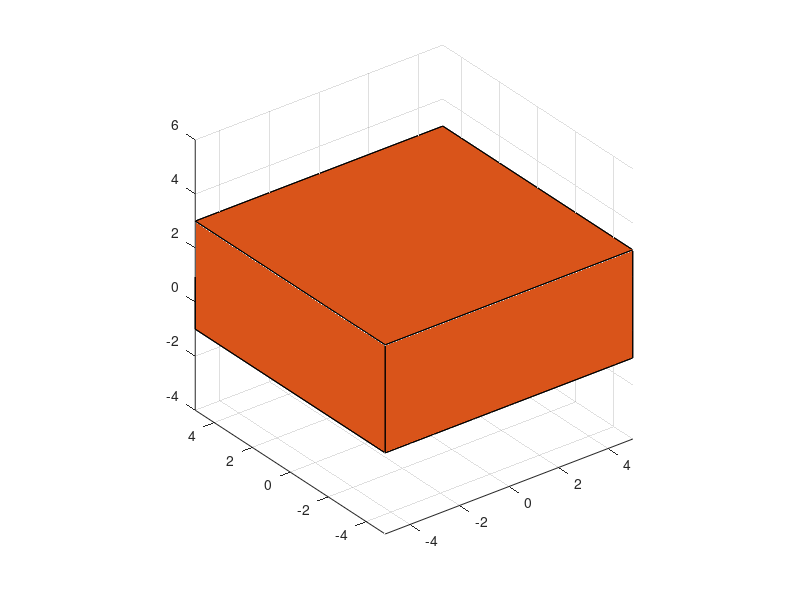

Here is the MATLAB script that generated this plot:
function [ output_args ] = drawRobotBody()
%UNTITLED Summary of this function goes here
%   Detailed explanation goes here
    close all
    figure
    hold on
    grid on
    view([1,1,0]);
    axis equal

    xMinRobotBody = -5;
    xMaxRobotBody =5;
    yMinRobotBody =-5;
    yMaxRobotBody =5;
    zRobotBodySurface = 3 ;
    zRobotBodyThickness = zRobotBodySurface - 2;
    
    p1 = [xMinRobotBody yMinRobotBody  zRobotBodySurface ];
    p2 = [xMaxRobotBody yMinRobotBody  zRobotBodySurface ];
    p3 = [xMaxRobotBody yMaxRobotBody  zRobotBodySurface ];
    p4 = [xMinRobotBody yMaxRobotBody  zRobotBodySurface ]; 
    p5 = [xMinRobotBody yMinRobotBody -zRobotBodyThickness];
    p6 = [xMaxRobotBody yMinRobotBody -zRobotBodyThickness];
    p7 = [xMaxRobotBody yMaxRobotBody -zRobotBodyThickness];
    p8 = [xMinRobotBody yMaxRobotBody -zRobotBodyThickness];

    poly_rectangle(p1, p2, p3, p4) %top surface
    poly_rectangle(p5, p6, p7, p8) %bottom surface
    poly_rectangle(p1, p2, p6, p5) %front surface
    poly_rectangle(p2, p3, p7, p6) %right surface
    poly_rectangle(p3, p4, p8, p7) %back surface
    poly_rectangle(p1, p4, p8, p5) %left surface

    
    
    function poly_rectangle(p1, p2, p3, p4)
        % The points must be in the correct sequence.
        % The coordinates must consider x, y and z-axes.
        x = [p1(1) p2(1) p3(1) p4(1)];
        y = [p1(2) p2(2) p3(2) p4(2)];
        z = [p1(3) p2(3) p3(3) p4(3)];
        fill3(x, y, z, [0.8500    0.3300    0.1000]);
        hold on
    end

    function poly_circle(center, d, N,color, theta)
        
        %     % this function plots a ball cetered at point p, with diameter d. The
        %     % color of the ball is defind by color input (string type).
        %     plot3(p(1),p(2),p(3),'o',...
        %         'markersize',d*25,'markerfacecolor',color)
        r = d/2;
        angles=linspace(0,2*pi,N);
        rho=ones(1,N)*r;
        z = ones(1,N)*.1;
        [X,Y, Z] = pol2cart(angles,rho,z);
        X=X+center(1);
        Y=Y+center(2);
        Z = Z+center(3);
        h=fill3(X,Y,Z, color);
        %     rotate(h, [center(1),center(2), center(3)], theta); %rotating disk
    end


end

